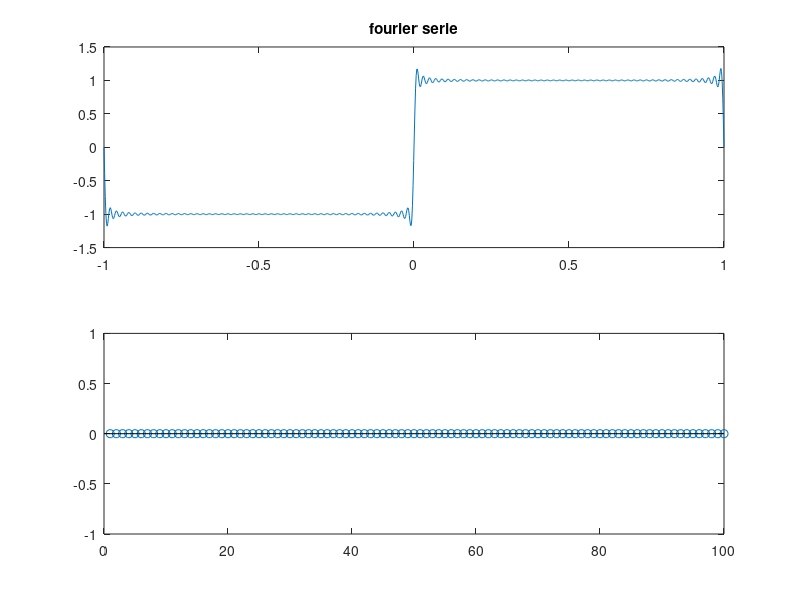

Recreate this plot in MATLAB. (Note: this script raises an error after producing the figure.)
%% 4.1
ak = zeros(1,5);
for k = 1:100
    ak(k) = (1 - (-1)^k)/((k*pi)^2);
end

stem(1:100, ak);
%% 4.2

t = linspace(-1, 1, 1000);
x1 = zeros(1, 1000);
for i = 1:1000
    for k = 1:100
        x1(i) =  x1(i) + ak(k)*exp(1j*k*pi*t(i));
    end
end
subplot(2,1,1)
plot(t, x1)
title("fourier serie")
subplot(2,1,2)
x = 0.25 - abs(t);
plot(t, x)
title("function")

%% 4.3
ak = zeros(1,5);
for k = 1:100
    ak(k) = -1j*(1 - (-1)^k)/((k*pi));
end
stem(1:100, ak)
t = linspace(-1, 1, 1000);
x1 = zeros(1, 1000);
for i = 1:1000
    for k = 1:100
        x1(i) =  x1(i) +2* ak(k)*exp(1j*k*pi*t(i));
    end
end
subplot(2,1,1)
plot(t, x1)
title("fourier serie")

x = zeros(1, 1000);

for k = 1:1000
     r = t(k);
     x(k) = -u(r+1) + 2*u(r);
 end


subplot(2,1,2)
plot(t, x, 'LineWidth',1.2)
title("function")

%% 4.4

err = zeros(1, 6);
ak = zeros(1,5);
for k = 1:2
    ak(k) = -1j*(1 - (-1)^k)/((k*pi));
end

t = linspace(-1, 1, 1000);
x1 = zeros(1, 1000);
for i = 1:1000
    for k = 1:2
        x1(i) =  x1(i) +2* ak(k)*exp(1j*k*pi*t(i));
    end
end
subplot(2,3,1)
plot(t, x1)
title("N = 2")
err(1) = sum((x - x1).^2);

ak = zeros(1,5);
for k = 1:5
    ak(k) = -1j*(1 - (-1)^k)/((k*pi));
end

t = linspace(-1, 1, 1000);
x1 = zeros(1, 1000);
for i = 1:1000
    for k = 1:5
        x1(i) =  x1(i) +2* ak(k)*exp(1j*k*pi*t(i));
    end
end
subplot(2,3,2)
plot(t, x1)
title("N = 5")
err(2) = sum((x - x1).^2);


ak = zeros(1,5);
for k = 1:10
    ak(k) = -1j*(1 - (-1)^k)/((k*pi));
end

t = linspace(-1, 1, 1000);
x1 = zeros(1, 1000);
for i = 1:1000
    for k = 1:10
        x1(i) =  x1(i) +2* ak(k)*exp(1j*k*pi*t(i));
    end
end
subplot(2,3,3)
plot(t, x1)
title("N = 10")
err(3) = sum((x - x1).^2);


ak = zeros(1,5);
for k = 1:20
    ak(k) = -1j*(1 - (-1)^k)/((k*pi));
end

t = linspace(-1, 1, 1000);
x1 = zeros(1, 1000);
for i = 1:1000
    for k = 1:20
        x1(i) =  x1(i) +2* ak(k)*exp(1j*k*pi*t(i));
    end
end
subplot(2,3,4)
plot(t, x1)
title("N = 20")
err(4) = sum((x - x1).^2);

ak = zeros(1,5);
for k = 1:50
    ak(k) = -1j*(1 - (-1)^k)/((k*pi));
end

t = linspace(-1, 1, 1000);
x1 = zeros(1, 1000);
for i = 1:1000
    for k = 1:50
        x1(i) =  x1(i) +2* ak(k)*exp(1j*k*pi*t(i));
    end
end
subplot(2,3,5)
plot(t, x1)
title("N = 50")
err(5) = sum((x - x1).^2);


ak = zeros(1,5);
for k = 1:100
    ak(k) = -1j*(1 - (-1)^k)/((k*pi));
end

t = linspace(-1, 1, 1000);
x1 = zeros(1, 1000);
for i = 1:1000
    for k = 1:100
        x1(i) =  x1(i) +2* ak(k)*exp(1j*k*pi*t(i));
    end
end
subplot(2,3,6)
plot(t, x1)
title("N = 100")

err(6) = sum((x - x1).^2);

%% 4.5
N = [2, 5, 10, 20 ,50, 100];

stem(N, err);
%%  functions

function output = u(input)
output = heaviside(input);
end